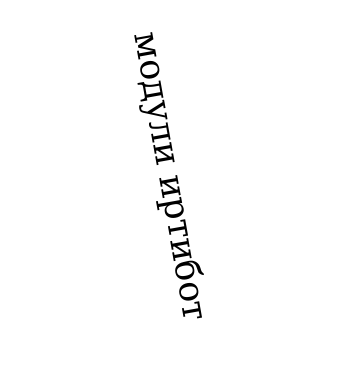
#> input picture images/pic1.png, 353 x 368 px
$ python cv_identify_boundary_box.py --image images/pic1.png
#> lines starting #> are read from the running program, lines starting #| are printed output that depends on the picture; after the words box and inside, x2 and y2 are one past the last pixel; in counts of white or black regions, pixels touching at a corner belong together; long printed decimals are rounded


# cv_identify_boundary_box.py

""" GOAL: Given an image containing a rotated block of text
at an unknown angle, we need to compute the text skew by
computing a bounding box"""

""" RESOURCES:
https://www.pyimagesearch.com/2017/02/20/text-skew-correction-opencv-python/
"""

##########
# SET UP #
##########

# import the necessary packages
import numpy as np
import argparse
import cv2

#############
# GET IMAGE #
#############

# construct the argument parse and parse the arguments
ap = argparse.ArgumentParser()
ap.add_argument("-i", "--image", required=True,
	help="path to input image file")
args = vars(ap.parse_args())

# load the image from disk
image = cv2.imread(args["image"])
#> image is the input picture: shape (368, 353, 3); min 0, max 255, mean 250.9

###################
# TRANSFORM IMAGE #
###################

# convert the image to grayscale and flip the foreground
# and background to ensure foreground is now "white" and
# the background is "black"
gray = cv2.cvtColor(image, cv2.COLOR_BGR2GRAY)
gray = cv2.bitwise_not(gray)
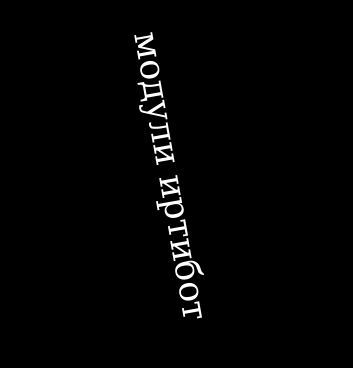
#> gray: shape (368, 353); min 0, max 255, mean 4.1

# threshold the image, setting all foreground pixels to
# 255 and all background pixels to 0
thresh = cv2.threshold(gray, 0, 255,
	cv2.THRESH_BINARY | cv2.THRESH_OTSU)[1]
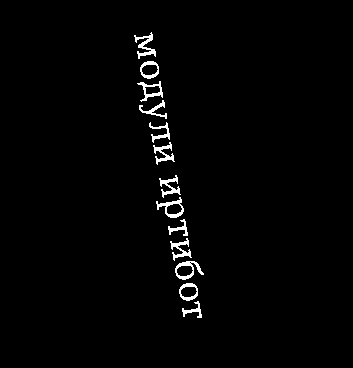
#> thresh: shape (368, 353); 1.7% white; 13 white regions, largest, box (x1, y1, x2, y2) and area: (134, 32, 156, 59) 215, (175, 261, 204, 280) 204, (156, 197, 184, 218) 196

#################################
# COMPUTE AND DRAW BOUNDARY BOX #
#################################

# grab the (x, y) coordinates of all pixel values that
# are greater than zero, then use these coordinates to
# compute a rotated bounding box that contains all
# coordinates
coords = np.column_stack(np.where(thresh > 0))
#> coords = 2157 pairs, first value 32 to 317, second value 134 to 203
rect = cv2.minAreaRect(coords)
#> rect = ((176.3, 166.2), (31.63, 289.8), -77.95)
print("BOUNDING BOX", rect)
#| BOUNDING BOX ((176.280, 166.189), (31.631, 289.773), -77.954)

# DRAW BOUNDING BOW
box = cv2.boxPoints(rect)
#> box = [[314.7, 211.9], [31.28, 151.4], [37.88, 120.5], [321.3, 181]]
box = np.int0(box)
#> box = [[314, 211], [31, 151], [37, 120], [321, 180]]
# for some reason all the values are (y, x)
for i in range(len(box)):
	temp = box[i][0]
	box[i][0] = box[i][1]
	box[i][1] = temp
#> this loop made 4 passes
#> temp on passes 1 to 4: 314, 31, 37, 321
#> after the loop, box = [[211, 314], [151, 31], [120, 37], [180, 321]]
cv2.drawContours(image,[box],0,(0,0,255),2)
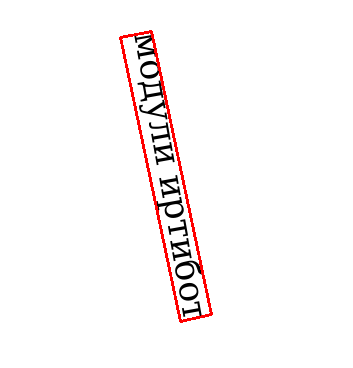
#> image: shape (368, 353, 3); 1.43% of pixels changed, all inside (x1, y1, x2, y2) = (119, 30, 213, 323)

#########################################
# GET THE ANGLE BOUNDARY BOX IS ROTATED #
#########################################

angle = rect[-1]
#> angle = -77.95

# the `cv2.minAreaRect` function returns values in the
# range [-90, 0); as the rectangle rotates clockwise the
# returned angle trends to 0 -- in this special case we
# need to add 90 degrees to the angle
if angle < -45:
	angle = -(90 + angle)
#> angle = -12.05

# otherwise, just take the inverse of the angle to make
# it positive
else:
	angle = -angle

#############################
# ROTATE IMAGE TO DESKEW IT #
#############################

# rotate the image to deskew it
(h, w) = image.shape[:2]
#> h = 368; w = 353
center = (w // 2, h // 2)
#> center = (176, 184)
M = cv2.getRotationMatrix2D(center, angle, 1.0)
#> M = [[0.978, -0.209, 42.27], [0.209, 0.978, -32.68]]
rotated = cv2.warpAffine(image, M, (w, h),
	flags=cv2.INTER_CUBIC, borderMode=cv2.BORDER_REPLICATE)
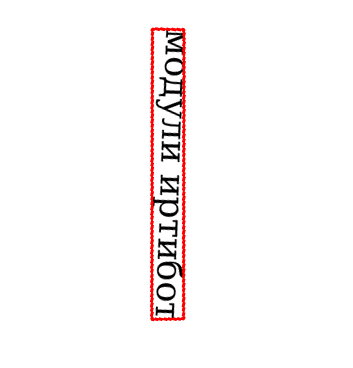
#> rotated: shape (368, 353, 3); mean B, G, R 247.4, 247.4, 251

####################################
# PUT CORRECTION ANGLE IN RED TEXT #
####################################

## draw the correction angle on the image so we can validate it
cv2.putText(rotated, "Angle: {:.2f} degrees".format(angle),
	(10, 30), cv2.FONT_HERSHEY_SIMPLEX, 0.7, (0, 0, 255), 2)
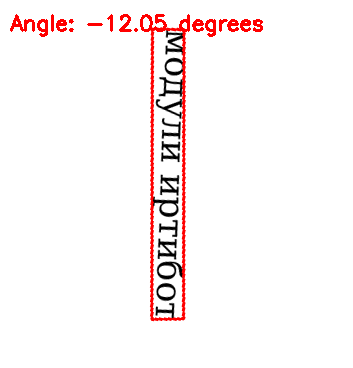
#> rotated: shape (368, 353, 3); 1.26% of pixels changed, all inside (x1, y1, x2, y2) = (10, 14, 263, 37)

################################
# SHOW INPUT AND ROTATED IMAGE #
################################

print("[INFO] angle: {:.3f}".format(angle))
#| [INFO] angle: -12.046
cv2.imshow("Input", image)
cv2.imshow("Rotated", rotated)
cv2.waitKey(0)
